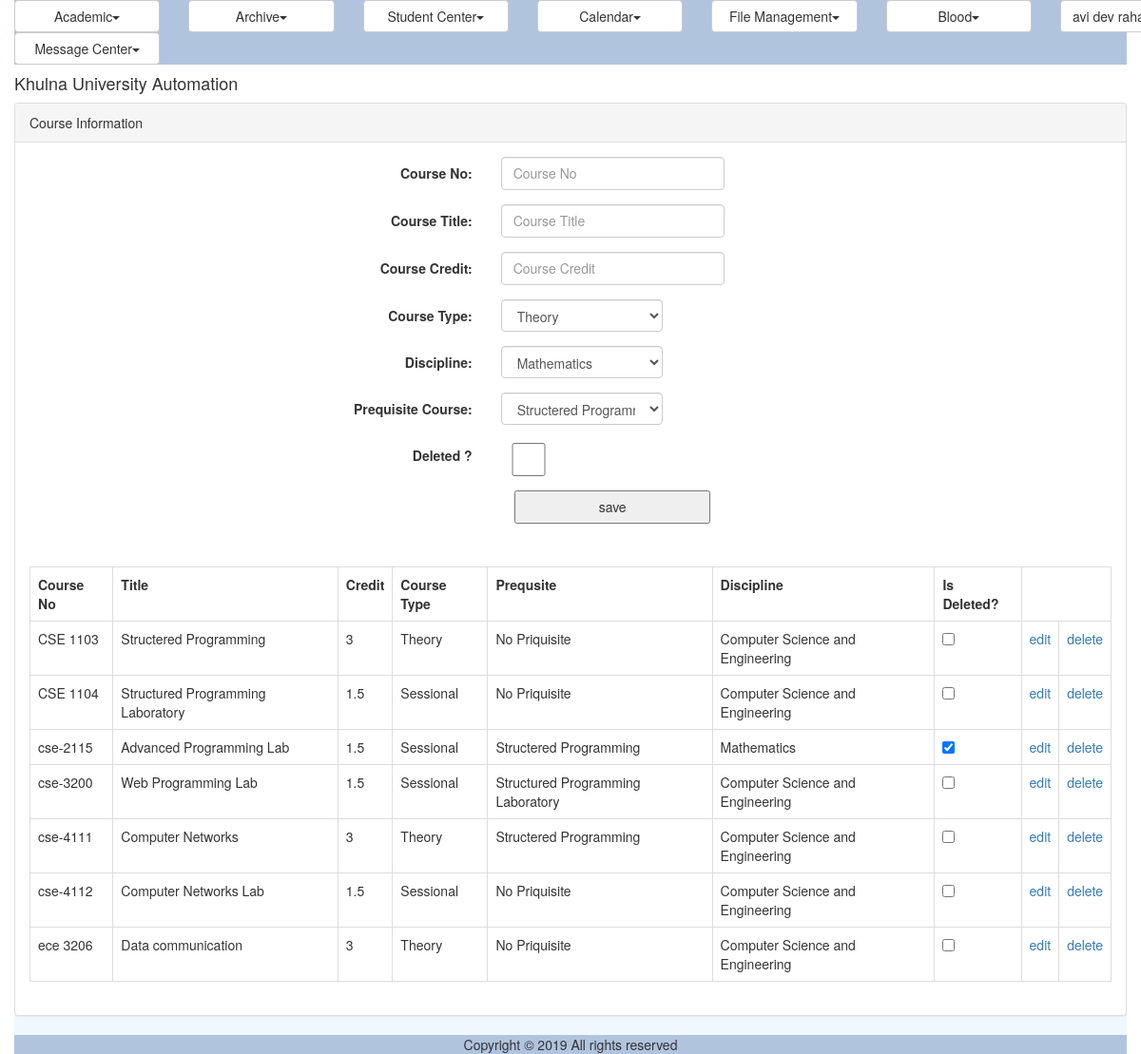
The page /course.php (signed in) on the database its author committed.
### tables this page shows
CREATE TABLE IF NOT EXISTS `reg_course` (
  `ID` varchar(40) NOT NULL,
  `CourseNo` varchar(40) NOT NULL,
  `Title` varchar(100) NOT NULL,
  `Credit` double NOT NULL,
  `CourseTypeID` varchar(40) NOT NULL,
  `DisciplineID` varchar(40) NOT NULL,
  `PrequisiteID` varchar(40) DEFAULT NULL,
  `IsDeleted` tinyint(1) NOT NULL,
  PRIMARY KEY (`ID`)
);

CREATE TABLE IF NOT EXISTS `reg_course_type` (
  `ID` varchar(40) NOT NULL,
  `Name` varchar(30) NOT NULL,
  `SessionalTypeID` varchar(40) NOT NULL,
  PRIMARY KEY (`ID`)
);

CREATE TABLE IF NOT EXISTS `ums_discipline` (
  `ID` varchar(40) NOT NULL,
  `Name` varchar(50) NOT NULL,
  `ShortCode` varchar(20) DEFAULT NULL,
  `SchoolID` varchar(40) DEFAULT NULL,
  PRIMARY KEY (`ID`)
);

### util/class.util.inc (called while the page is built, shortened)
<?php
class ConfigUtil implements I_DBConfig, I_LogConfig, I_LanguageConfig{
	public static $s_instance;
	private $_host;
	private $_username;
	private $_password;
	private $_database;
	public static function getInstance() {
		if(!self::$s_instance) {
			self::$s_instance = new self();
		}
		return self::$s_instance;
	}
	private function readConfig(){
		$this->_ini_array = parse_ini_file(CONFIG.'system.ini');
		$this->_host =	$this->_ini_array['db_host'];
		$this->_username = $this->_ini_array['db_username'];
		$this->_password = $this->_ini_array['db_password'];
		$this->_database = $this->_ini_array['db_database'];
	}
	public function getDBHost(){
		return $this->_host;
	}
	public function getDBUserName(){
		return $this->_username;
	}
	public function getDBPassword(){
		return $this->_password;
	}
	public function getDBName(){
		return $this->_database;
	}
}
class DBUtil implements I_DBUtil {
	private static $s_instance;
	private $_host;
	private $_username;
	private $_password;
	private $_database;
	protected $_connection;
	protected $_result;
	public static function getInstance() {
		if(!self::$s_instance) {
			self::$s_instance = new self();
		}
		return self::$s_instance;
	}
	private function readDBConfig(){
		$_config = ConfigUtil::getInstance();
		$this->_host = $_config->getDBHost();
		$this->_username = $_config->getDBUserName();
		$this->_password = $_config->getDBPassword();
		$this->_database = $_config->getDBName();
	}
	private function setConnection(){
		$this->_connection = new mysqli($this->_host, $this->_username,
			$this->_password, $this->_database);
	}
	public function doQuery($sql) {
		$this->_result = $this->_connection->query($sql) or die(mysqli_error($this->_connection));
		return $this->_result;
	}
	public function getNumRows() {
		$this->_numRows = mysqli_num_rows($this->_result);
		return $this->_numRows;
	}
	public function getAllRows() {
		$rows = array();
		for($x = 0; $x < $this->getNumRows(); $x++) {
			$rows[] = mysqli_fetch_assoc($this->_result);
		}
		return $rows;
	}
	public function getTopRow() {
		return $this->_result->fetch_array();
	}
}
class LogUtil{
	private static $s_instance;
	public static function getInstance(){
		if(!self::$s_instance) {
			self::$s_instance = new self();
		}
		return self::$s_instance;
	}
}
class LangUtil{
	private static $s_instance;
	public static function getInstance() {
		if(!self::$s_instance) {
			self::$s_instance = new self();
		}
		return self::$s_instance;
	}
}
?>

### modules/registration/ui/blade/view.course.blade.inc (called while the page is built, shortened)
<?php
include_once UTILITY.'class.util.inc';
include_once MODULES_REGISTRATION.'bao/class.coursebao.inc';
include_once MODULES_REGISTRATION.'bao/class.course_typebao.inc';
include_once MODULES_USER.'bao/class.disciplinebao.inc';
$_CourseBAO = new CourseBAO();
$_CourseTypeBAO = new CourseTypeBAO();
$_DisciplineBAO = new DisciplineBAO();
?>

### modules/registration/bao/class.course_typebao.inc (called while the page is built, shortened)
<?php
include_once UTILITY.'class.util.inc';
include_once MODULES_REGISTRATION.'dao/class.course_typedao.inc';
Class CourseTypeBAO{
	private $_CourseTypeDAO;
	public function __construct(){
		$this->_CourseTypeDAO = new CourseTypeDAO();
	}
	public function getAllCourseTypes(){
		$Result = $this->_CourseTypeDAO->getAllCourseTypes();
		return $Result;
	}
}
?>

### modules/registration/dao/class.course_typedao.inc (called while the page is built, shortened)
<?php
include_once COMMON.'class.common.inc';
include_once COMMON.'class.common.course.inc';
include_once UTILITY.'class.util.inc';
Class CourseTypeDAO{
	private $_DB;
	public function __construct(){
		$this->_DB = DBUtil::getInstance();
	}
	public function getAllCourseTypes(){
		$CourseTypeList = array();
		$this->_DB->doQuery("SELECT * FROM reg_course_type");
		$rows = $this->_DB->getAllRows();
		for($i = 0; $i < sizeof($rows); $i++) {
			$row = $rows[$i];
			$this->_CourseType = new CourseType();
		    $this->_CourseType->setID ( $row['ID']);
		    $this->_CourseType->setName( $row['Name'] );
		    $sid = $row['SessionalTypeID'];
		    $this->_DB->doQuery("SELECT * FROM reg_course_sessional_type where ID='".$sid."'");
			$newrows = $this->_DB->getAllRows();
			for($j = 0; $j < sizeof($newrows); $j++) {
				$newrow = $newrows[$j];
		    	$value = $newrow['Name'] ;
			}
		    $this->_CourseType->setSessionalTypeID($value);
		    $CourseTypeList[]=$this->_CourseType;
		}
		$Result = new Result();
		$Result->setIsSuccess(1);
		$Result->setResultObject($CourseTypeList);
		return $Result;
	}
}
?>

### common/class.common.inc (called while the page is built, shortened)
<?php
class Result{
    private $_IsSuccess=0;
    private $_ResultObject;
    public function setIsSuccess($IsSuccess){
        $this->_IsSuccess = $IsSuccess;
    }
    public function getIsSuccess(){
        return $this->_IsSuccess;
    }
    public function setResultObject($ResultObject){
        $this->_ResultObject = $ResultObject;
    }
    public function getResultObject(){
        return $this->_ResultObject;
    }
}
?>

### common/class.common.course.inc (called while the page is built, shortened)
<?php
class CourseType
{
    private $_ID;
    private $_Name;
    public function setID ( $ID ) {
        $this->_ID = $ID;
    }
    public function getID () {
        return $this->_ID;
    }
    public function setName ( $Name ) {
        $this->_Name = $Name;
    }
    public function getName () {
        return $this->_Name;
    }
}
class Discipline{
    private $_ID;
    private $_Name;
    public function setID ( $ID ) {
        $this->_ID = $ID;
    }
    public function getID () {
        return $this->_ID;
    }
    public function setName( $Name ) {
        $this->_Name = $Name;
    }
    public function getName() {
        return $this->_Name;
    }
}
?>

### modules/user/bao/class.disciplinebao.inc (called while the page is built, shortened)
<?php
include_once UTILITY.'class.util.inc';
include_once MODULES_USER.'dao/class.disciplinedao.inc';
Class DisciplineBAO{
	private $_DisciplineDAO;
	public function __construct(){
		$this->_DisciplineDAO = new DisciplineDAO();
	}
	public function getAllDisciplines(){
		$Result = $this->_DisciplineDAO->getAllDisciplines();
		return $Result;
	}
}
?>

### modules/user/dao/class.disciplinedao.inc (called while the page is built, shortened)
<?php
include_once COMMON.'class.common.inc';
include_once COMMON.'class.common.course.inc';
include_once UTILITY.'class.util.inc';
Class DisciplineDAO{
	private $_DB;
	public function __construct(){
		$this->_DB = DBUtil::getInstance();
	}
	public function getAllDisciplines(){
		$DisciplineList = array();
		$this->_DB->doQuery("SELECT * FROM ums_discipline");
		$rows = $this->_DB->getAllRows();
		for($i = 0; $i < sizeof($rows); $i++) {
			$row = $rows[$i];
			$this->_Discipline = new Discipline();
		    $this->_Discipline->setID ( $row['ID']);
		    $this->_Discipline->setName( $row['Name'] );
		    $this->_Discipline->setShortCode( $row['ShortCode'] );
			$School = new School();
			$School->setID($row['SchoolID']);
			$this->_DB->doQuery("SELECT * FROM ums_school where ID='".$row['SchoolID']."'");
			$schoolRow = $this->_DB->getTopRow();
			$School->setName($schoolRow['Name']);
			$this->_Discipline->setSchool($School);
		    $DisciplineList[]=$this->_Discipline;
		}
		$Result = new Result();
		$Result->setIsSuccess(1);
		$Result->setResultObject($DisciplineList);
		return $Result;
	}
}
?>

### modules/registration/bao/class.coursebao.inc (called while the page is built, shortened)
<?php
include_once UTILITY.'class.util.inc';
include_once MODULES_REGISTRATION.'dao/class.coursedao.inc';
Class CourseBAO{
	private $_CourseDAO;
	public function __construct(){
		$this->_CourseDAO = new CourseDAO();
	}
	public function getAllCourses(){
		$Result = $this->_CourseDAO->getAllCourses();
		return $Result;
	}
}
?>

### modules/registration/dao/class.coursedao.inc (called while the page is built, shortened)
<?php
include_once COMMON.'class.common.inc';
include_once COMMON.'class.common.course.inc';
include_once UTILITY.'class.util.inc';
Class CourseDAO{
	private $_DB;
	public function __construct(){
		$this->_DB = DBUtil::getInstance();
	}
	public function getAllCourses(){
		$CourseList = array();
		$this->_DB->doQuery("SELECT * FROM reg_course Order by CourseNo ASC");
		$rows = $this->_DB->getAllRows();
		for($i = 0; $i < sizeof($rows); $i++) {
			$row = $rows[$i];
			$this->_Course = new Course();
			$this->_Course->setID($row['ID']);
		    $this->_Course->setCourseNo($row['CourseNo']);
		    $this->_Course->setTitle($row['Title']);
		    $this->_Course->setCredit($row['Credit']);
			$this->_Course->setISdeleted($row['IsDeleted']);
		    $coursetypeid = $row['CourseTypeID'];
		    $this->_DB->doQuery("SELECT * FROM reg_course_type where ID='".$coursetypeid."'");
			$newrows = $this->_DB->getAllRows();
			for($j = 0; $j < sizeof($newrows); $j++) {
				$newrow = $newrows[$j];
		    	$value = $newrow['Name'] ;
			}
			$this->_Course->setCourseTypeID($value);
		    $disciplineid = $row['DisciplineID'];
		    $this->_DB->doQuery("SELECT * FROM ums_discipline where ID='".$disciplineid."'");
			$newrows = $this->_DB->getAllRows();
			for($j = 0; $j < sizeof($newrows); $j++) {
				$newrow = $newrows[$j];
		    	$value = $newrow['Name'] ;
			}
			$this->_Course->setDisciplineID($value);
			$prequisiteid = $row['PrequisiteID'];
		    $this->_DB->doQuery("SELECT * FROM reg_course WHERE ID='".$prequisiteid."'");
			$newrows = $this->_DB->getAllRows();
			for($j = 0; $j < sizeof($newrows); $j++) {
				$newrow = $newrows[$j];
		    	$value = $newrow['Title'] ;
			}
			if(sizeof($newrows)!=0)
			   $this->_Course->setPrequisite($value);
			else
			   $this->_Course->setPrequisite("No Priquisite");
		    $CourseList[]=$this->_Course;
		}
		$Result = new Result();
		$Result->setIsSuccess(1);
		$Result->setResultObject($CourseList);
		return $Result;
	}
}
?>

### modules/registration/ui/view.course.inc (the view, shortened to what this page needs)
<?php
include_once 'blade/view.course.blade.inc';
include_once COMMON.'class.common.inc';
include_once COMMON.'class.common.course.inc';
?>
<div class="panel panel-default">
    <div class="panel-heading">Course Information</div>
    <div class="panel-body">
	<div id="form">
		<form method="post" class="form-horizontal">
			<div class="form-group">
          	<label class="control-label col-sm-4" for="txtName">Course No:</label>
          	<div class="col-sm-6">
			<input type="text" name="txtName" class="form-control"  placeholder="Course No" value="<?php
				if(isset($_GET['edit'])) echo $getROW->getCourseNo();  ?>" required/>
			</div>
			</div>
			<div class="form-group">
          	<label class="control-label col-sm-4" for="txtName">Course Title:</label>
          	<div class="col-sm-6">
			<input type="text" name="txttitle" class="form-control"  placeholder="Course Title" value="<?php
				if(isset($_GET['edit'])) echo $getROW->getTitle();  ?>" required/>
			</div>
			</div>
			<div class="form-group">
          	<label class="control-label col-sm-4" for="txtName">Course Credit:</label>
          	<div class="col-sm-6">
			<input type="text" name="txtcrdit" class="form-control"  placeholder="Course Credit" value="<?php
				if(isset($_GET['edit'])) echo $getROW->getCredit();  ?>" required/>
			</div>
			</div>
			<div class="form-group">
              	<label class="control-label col-sm-4" for="coursetype">Course Type:</label>
              	<div class="col-sm-6">
							<?php
							$Result = $_CourseTypeBAO->getAllCourseTypes();
							if ($Result->getIsSuccess())
								$CourseTypeList = $Result->getResultObject();
							?>
							<select name="coursetype" class="form-control" style="width:170px">
								<?php
								for ($i = 0; $i<sizeof($CourseTypeList); $i++){
									$CourseType = $CourseTypeList[$i];
									?>
									<?php
									if (!isset($_GET['edit'])){
										?>
										<option value="<?php echo $CourseType->getID();?>" > <?php echo $CourseType->getName(); ?>
										</option>
										<?php
									}
											?>
											<?php
								}
								?>
							</select>
					</div>
			</div>
			<div class="form-group">
              	<label class="control-label col-sm-4" for="discipline">Discipline:</label>
              	<div class="col-sm-6">
							<?php
							$Result = $_DisciplineBAO->getAllDisciplines();
							if ($Result->getIsSuccess())
								$DisciplineList = $Result->getResultObject();
							?>
							<select name="discipline" class="form-control" style="width:170px">
								<?php
								for ($i = 0; $i<sizeof($DisciplineList); $i++){
									$Discipline = $DisciplineList[$i];
									?>
									<?php
									if (!isset($_GET['edit'])){
										?>
										<option value="<?php echo $Discipline->getID();?>" > <?php echo $Discipline->getName(); ?>
										</option>
										<?php
									}
											?>
											<?php
								}
								?>
							</select>
				</div>
			</div>
			<div class="form-group">
              	<label class="control-label col-sm-4" for="prequsite">Prequisite Course:</label>
              	<div class="col-sm-6">
							<?php
				                    $Result = $_CourseBAO->getAllCourses();
							        if ($Result->getIsSuccess())
								        $CourseList = $Result->getResultObject();
							    ?>
							<select name="prequsite" class="form-control" style="width:170px">
								<?php
								for ($i = 0; $i<sizeof($CourseList); $i++){
									$Course = $CourseList[$i];
									?>
									<?php
									if (!isset($_GET['edit'])){
										?>
										<option value="<?php echo $Course->getID();?>" > <?php echo $Course->getTitle(); ?>
										</option>
										<?php
									}
											?>
											<?php
								}
								?>
							</select>
				</div>
			</div>
			<div class="form-group">
              	<label class="control-label col-sm-4" for="ISdeleted">Deleted ?</label>
              	<div class="col-sm-2">
							<input type="checkbox" name="ISdeleted"
							<?php
							if (isset($_GET['edit'])){
								if($getROW->getISdeleted() == 1)
								{
									?>
									checked = "checked"
									<?php
								}
							}
							?>
							/>
				</div>
			</div>
	        <div class="form-group">
              	<div class="col-sm-offset-2 col-sm-10">
							<?php
							if(isset($_GET['edit']))
							{
								?>
								<button type="submit" name="update">update</button>
								<?php
							}
							else
							{
								?>
								<button type="submit" name="save">save</button>
								<?php
							}
							?>
				</div>
			</div>
			</form>
</div>
</div>
<div class="panel-body">
<table class="table table-bordered">
				<?php
				$Result = $_CourseBAO->getAllCourses();
				if($Result->getIsSuccess()){
					$Courses = $Result->getResultObject();
					?>
					<tr>
						<th>Course No</th>
						<th>Title</th>
						<th>Credit</th>
						<th>Course Type</th>
						<th>Prequsite</th>
						<th>Discipline</th>
						<th>Is Deleted?</th>
					</tr>
					<?php
					for($i = 0; $i < sizeof($Courses); $i++) {
						$Course = $Courses[$i];
						?>
						<tr>
							<td><?php echo $Course->getCourseNo(); ?></td>
							<td><?php echo $Course->getTitle(); ?></td>
							<td><?php echo $Course->getCredit(); ?></td>
							<td><?php echo $Course->getCourseTypeID(); ?></td>
							<td><?php echo $Course->getPrequisite(); ?></td>
							<td><?php echo $Course->getDisciplineID(); ?></td>
							<td><input type="checkbox" name="name1" onclick="return false;"
								<?php
								if($Course->getISdeleted() == 1)
								{
									?>
									checked = "checked"
									<?php
								}
								?>/></td>
								<td><a href="?edit=<?php echo $Course->getID(); ?>" onclick="return confirm('sure to edit !'); " >edit</a></td>
								<td><a href="?del=<?php echo $Course->getID(); ?>" onclick="return confirm('sure to delete !'); " >delete</a></td>
							</tr>
							<?php
						}
					}
					else{
	echo $Result->getResultObject();
}
?>
</table>
</div>
</div>

### rows shown on the page
reg_course: CourseNo "CSE 1103", Title "Structered Programming", Credit "3", Prequisite "No Priquisite"
reg_course_type: Name "Theory"
ums_discipline: Name "Computer Science and Engineering"
reg_course: CourseNo "CSE 1104", Title "Structured Programming Laboratory", Credit "1.5", Prequisite "No Priquisite"
reg_course_type: Name "Sessional"
reg_course: CourseNo "cse-2115", Title "Advanced Programming Lab", Credit "1.5", IsDeleted "☑"
ums_discipline: Name "Mathematics"
reg_course: CourseNo "cse-3200", Title "Web Programming Lab", Credit "1.5"
reg_course: CourseNo "cse-4111", Title "Computer Networks", Credit "3"
reg_course: CourseNo "cse-4112", Title "Computer Networks Lab", Credit "1.5", Prequisite "No Priquisite"
reg_course: CourseNo "ece 3206", Title "Data communication", Credit "3", Prequisite "No Priquisite"

### other values the page prints
$globalMenu[$i]->getTitle() "Academic Archive Student Center Calendar File Management Blood Message Center"
$CurrentUser->getFullName() "avi dev…"
form field coursetype "Theory"
form field discipline "Mathematics"
form field prequsite "Structered Programming"
